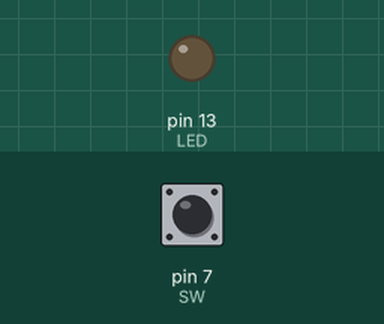
This sketch was run on a simulated Arduino Uno, built with avr-gcc and run on an emulated ATmega328P. Shown: output pins drawn as LEDs (lit = HIGH). The inputs (shaded band) are chosen by the test bench; at power-on: pin 7 (SW) LOW.

Above: at 1.2 s.
1.3 s: pin 7 (SW) pulled HIGH for 0.15 s
At 1.37 s:
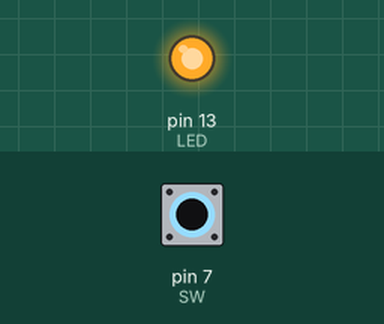
2.9 s: pin 7 (SW) pulled HIGH for 3.2 s
At 6.5 s:
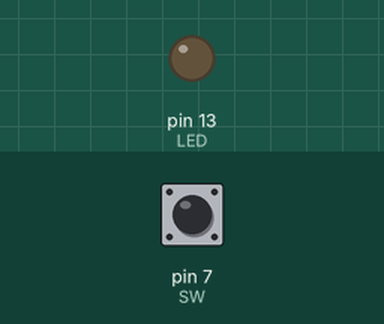
Timing chart, 0 to 8.0 s (numbered marks = the images above; inputs shaded):
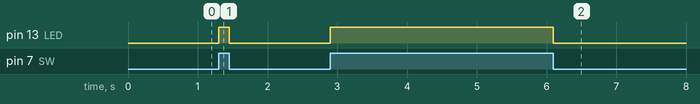

The sketch:

2_Control_LED_with_Push_Button.ino
```cpp
//2 Control LED with Push Button
//(C) Bassar Patel bassar@aol.in
//https://github.com/PatelBassar/ArduinoDay-2018

const int LED = 13;
const int SW = 7;

 int val=0;

void setup()
{
  pinMode(LED,OUTPUT);
  pinMode(SW, INPUT);
  }

 void loop()
 {
   val=digitalRead(SW);
if(val==HIGH)
{
digitalWrite(LED,HIGH);
}
else
{
  digitalWrite(LED,LOW);
 }
 }
```

Measured:
- after the input at 1.3 s, pin 13 (LED): LOW → HIGH at once, → LOW 0.15 s later
- after the input at 2.9 s, pin 13 (LED): LOW → HIGH at once, → LOW 3.2 s later
